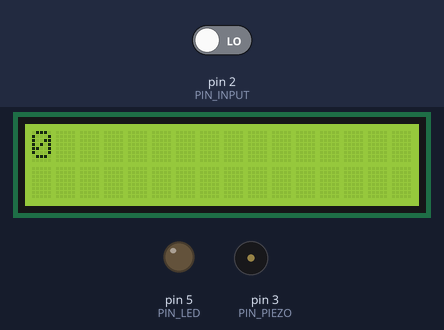
The sketch below on a simulated Arduino Uno, built with avr-gcc and run on an emulated ATmega328P. Shown: 16×2 character LCD, output pins drawn as LEDs (lit = HIGH), buzzer (waves = sounding). The test bench sets the inputs (shaded band); at power-on: pin 2 (PIN_INPUT) LOW.

Above: at 1.2 s.
1.3 s: pin 2 (PIN_INPUT) driven HIGH
At 2.5 s:
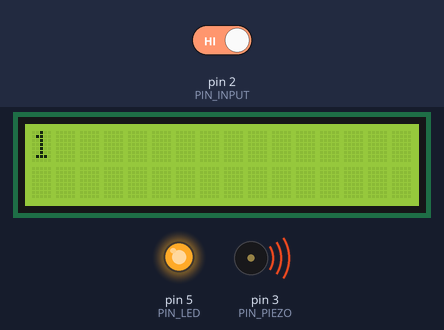
2.8 s: pin 2 (PIN_INPUT) driven LOW
At 3.05 s:
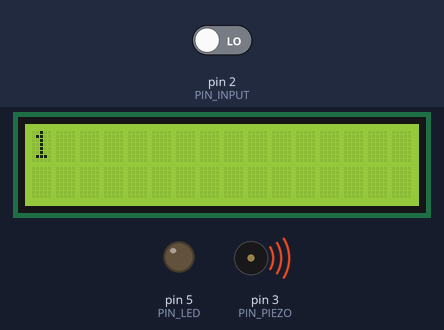
4.8 s: pin 2 (PIN_INPUT) driven HIGH
At 5.3 s:
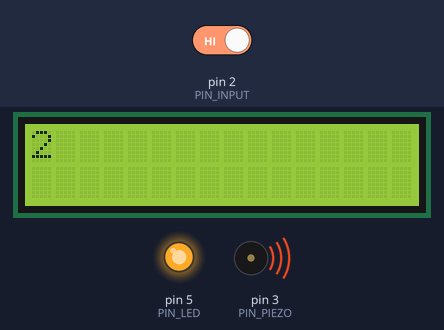
Timing chart, 0 to 7.8 s (numbered marks = the images above; inputs shaded):
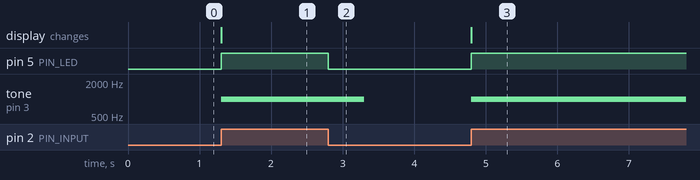

The sketch:

arduino.ino
```cpp
#include <LiquidCrystal.h>

#define PIN_LED   (5)
#define PIN_PIEZO (3)
#define PIN_INPUT (2)

char x = 0;
int counter = 0;

const int rs = 13, en = 12, d4 = 11, d5 = 10, d6 = 9, d7 = 8;
LiquidCrystal lcd(rs, en, d4, d5, d6, d7);

void http_post();

void setup() {
  lcd.begin(2, 16);
  pinMode(PIN_LED, OUTPUT);
  pinMode(PIN_PIEZO, OUTPUT);
  pinMode(PIN_INPUT, INPUT);
}

void loop() {
  int val = digitalRead(PIN_INPUT);
  lcd.setCursor(0, 0);
  lcd.print(counter);
  if (val == HIGH) {
    if (!x) {
      x = 1;
      http_post();
      counter++;
    } else {
      digitalWrite(PIN_LED, HIGH);
      tone(PIN_PIEZO, 1000, 500);
    }
  } else {
    x = 0;
    digitalWrite(PIN_LED, LOW);
  }
}

void http_post() {

}
```

Measured:
- after the input at 1.3 s, pin 5 (PIN_LED): LOW → HIGH at once; tone on pin 3 (PIN_PIEZO): silent → 1000 Hz at once; the display: changes at once (image 1)
- after the input at 2.8 s, pin 5 (PIN_LED): HIGH → LOW at once; tone on pin 3 (PIN_PIEZO): 1000 Hz → silent after 0.50 s
- after the input at 4.8 s, pin 5 (PIN_LED): LOW → HIGH at once; tone on pin 3 (PIN_PIEZO): silent → 1000 Hz at once; the display: changes at once (image 3)
